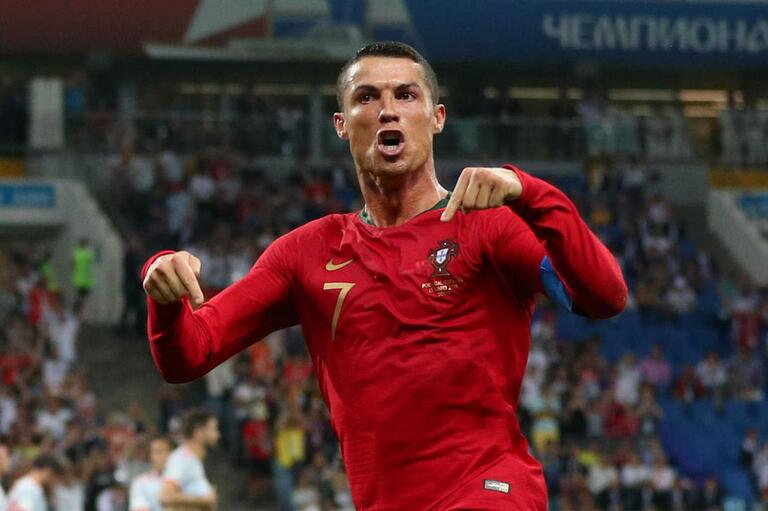
#> input picture imgs/daddy.jpeg, 768 x 511 px
$ jupyter execute --allow-errors 'Template Matching.ipynb'   (shell and % lines are left out)
#> lines starting #> are read from the running program, lines starting #| are printed output that depends on the picture
[cell 1]
import cv2
import numpy as np
import matplotlib.pyplot as plt

[cell 2]
full = cv2.imread('./imgs/daddy.jpeg')
#> full is the input picture: shape (511, 768, 3); mean B, G, R 50.4, 49.4, 76.8
full = cv2.cvtColor(full,cv2.COLOR_BGR2RGB)

[cell 3]
plt.imshow(full)

[cell 4]
crop = full[30:200,330:450]
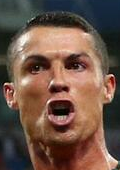
#> crop: shape (170, 120, 3); mean R, G, B 110.1, 84.7, 71.5
plt.imshow(crop)

[cell 5]
methods=['cv2.TM_CCOEFF','cv2.TM_CCOEFF_NORMED','cv2.TM_CCORR','cv2.TM_SQDIFF']

[cell 6]
method1= eval(methods[2])
res= cv2.matchTemplate(full,crop,method1)
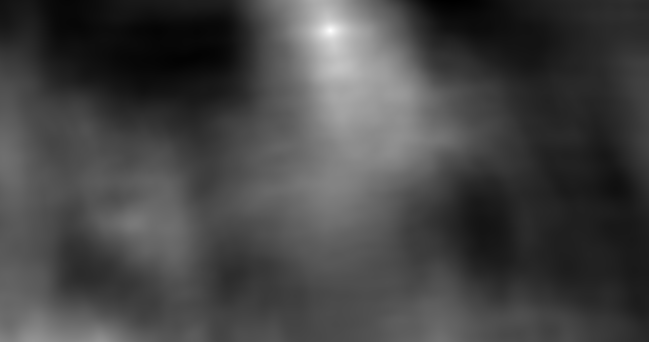
#> res: shape (342, 649) float32; min 191686320, max 684586240, mean 324172896; drawn with min black and max white

$ run again, with imgs/mbappe.jpg copied over imgs/daddy.jpeg
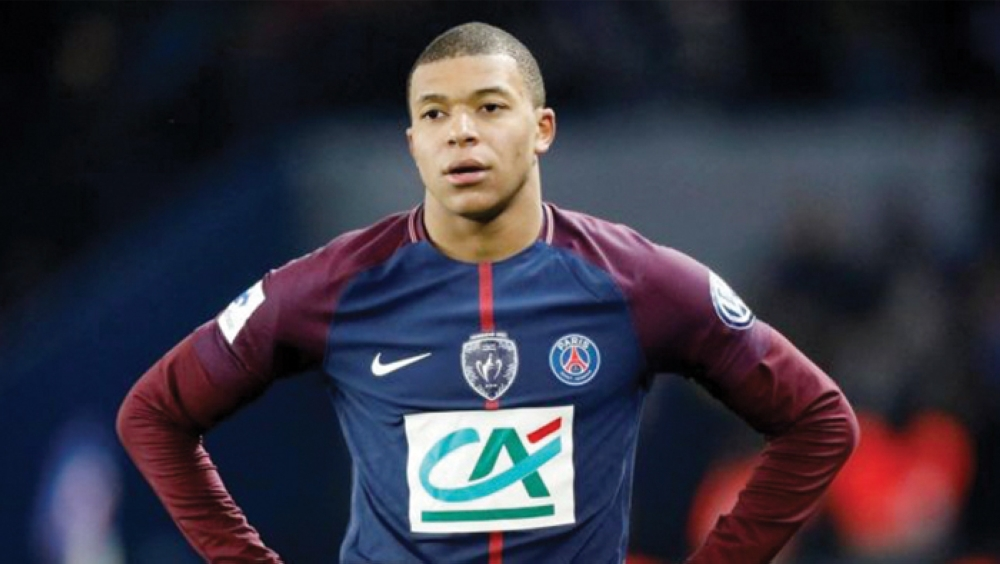
#> input picture imgs/mbappe.jpg, 1000 x 564 px
#> full is the input picture: shape (564, 1000, 3); mean B, G, R 64.6, 51.7, 54.3
#> `crop = full[30:200,330:450]`:
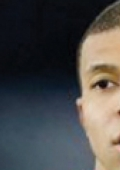
#> crop: shape (170, 120, 3); mean R, G, B 76.1, 75.2, 74.3
